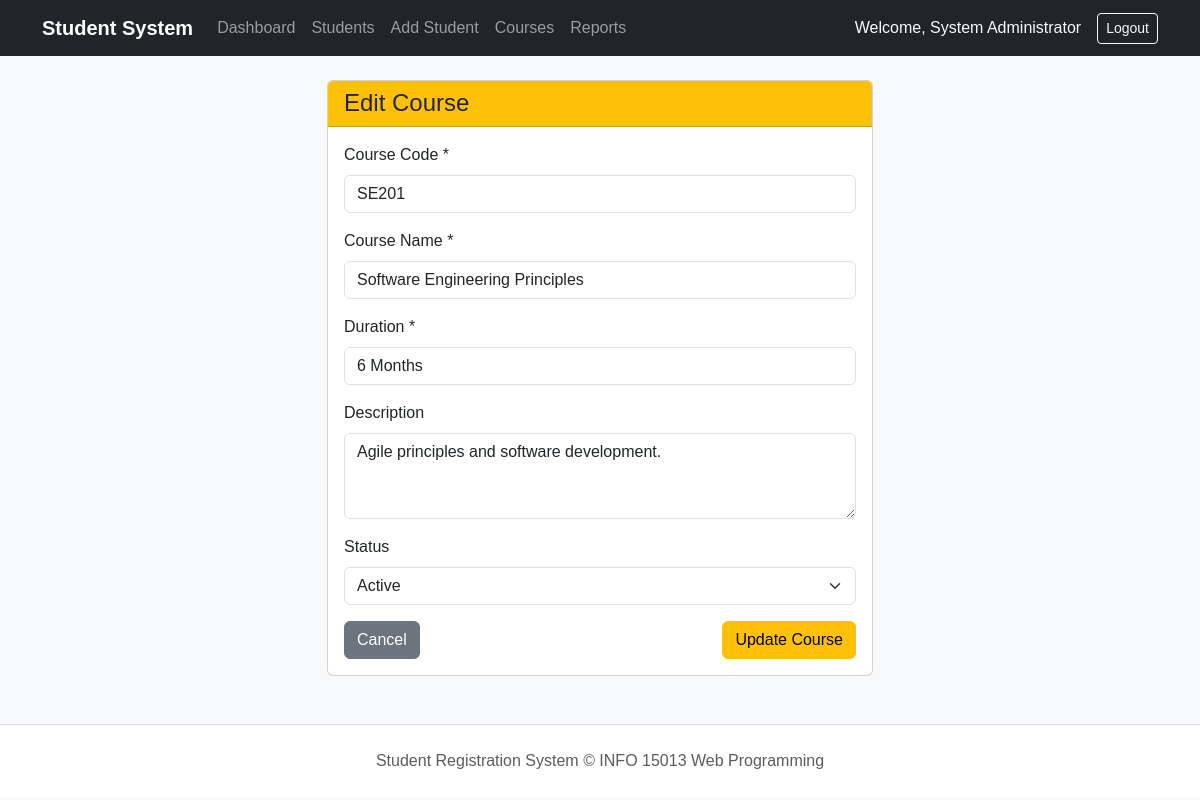
/courses/edit.php?id=2 (signed in), run on the app's committed database.
### tables this page shows
CREATE TABLE `courses` (
  `id` INT AUTO_INCREMENT PRIMARY KEY,
  `course_code` VARCHAR(20) NOT NULL UNIQUE,
  `course_name` VARCHAR(100) NOT NULL,
  `duration` VARCHAR(50) NOT NULL,
  `description` TEXT DEFAULT NULL,
  `status` ENUM('active', 'inactive') NOT NULL DEFAULT 'active',
  `created_at` TIMESTAMP DEFAULT CURRENT_TIMESTAMP
);

### includes/functions.php (called while the page is built)
<?php
function sanitize($data) {
    return htmlspecialchars(trim((string)$data), ENT_QUOTES, 'UTF-8');
}

### courses/edit.php (the view, shortened to what this page needs)
<?php
require_once __DIR__ . '/../config/database.php';
require_once __DIR__ . '/../includes/functions.php';
$id = isset($_GET['id']) ? (int)$_GET['id'] : 0;
$stmt = $pdo->prepare("SELECT * FROM courses WHERE id = ?");
$stmt->execute([$id]);
$course = $stmt->fetch();
$course_code = $course['course_code'];
$course_name = $course['course_name'];
$duration = $course['duration'];
$description = $course['description'];
$status = $course['status'];
require_once __DIR__ . '/../includes/header.php';
?>
<div class="row justify-content-center">
    <div class="col-md-6">
        <div class="card">
            <div class="card-header bg-warning text-dark">
                <h4 class="mb-0">Edit Course</h4>
            </div>
            <div class="card-body">
                <form action="edit.php?id=<?= $id ?>" method="POST" id="courseForm">
                    <div class="mb-3">
                        <label for="course_code" class="form-label">Course Code *</label>
                        <input type="text" class="form-control" id="course_code" name="course_code" value="<?= sanitize($course_code) ?>" required>
                    </div>
                    <div class="mb-3">
                        <label for="course_name" class="form-label">Course Name *</label>
                        <input type="text" class="form-control" id="course_name" name="course_name" value="<?= sanitize($course_name) ?>" required>
                    </div>
                    <div class="mb-3">
                        <label for="duration" class="form-label">Duration *</label>
                        <input type="text" class="form-control" id="duration" name="duration" value="<?= sanitize($duration) ?>" required>
                    </div>
                    <div class="mb-3">
                        <label for="description" class="form-label">Description</label>
                        <textarea class="form-control" id="description" name="description" rows="3"><?= sanitize($description) ?></textarea>
                    </div>
                    <div class="mb-3">
                        <label for="status" class="form-label">Status</label>
                        <select class="form-select" id="status" name="status">
                            <option value="active" <?= $status === 'active' ? 'selected' : '' ?>>Active</option>
                        </select>
                    </div>
                    <div class="d-flex justify-content-between">
                        <a href="index.php" class="btn btn-secondary">Cancel</a>
                        <button type="submit" class="btn btn-warning">Update Course</button>
                    </div>
                </form>
            </div>
        </div>
    </div>
</div>
<?php require_once __DIR__ . '/../includes/footer.php'; ?>

### assets/css/style.css (style rules this page uses)
body { font-family: Arial, sans-serif; background-color: #f8f9fa; }

### data on the page
courses: course_code "SE201", course_name "Software Engineering Principles", duration "6 Months", description "Agile principles and software development.", status "Active"

### other printed values
$_SESSION['admin_name'] "System Administrator"
